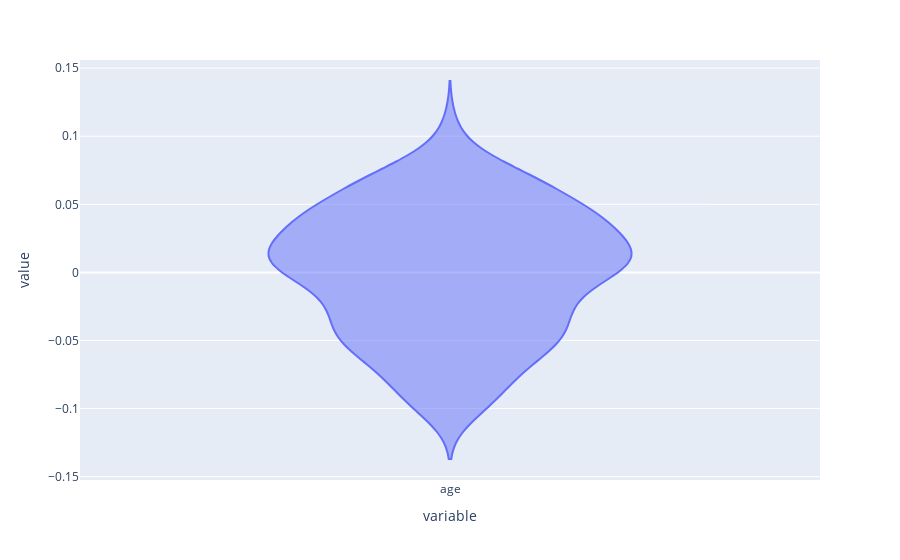

Notebook cell for this chart:
### Code cell
px.violin(diabetes_dataset["age"])

### Figure 1 — Plotly figure (JSON) as saved in the notebook; plotly's stock layout.template omitted (floating-point values rounded to 4 significant figures; data arrays with more than 128 entries replaced by an {"elided": "..."} marker saying what was removed)
{"data": [{"alignmentgroup": "True", "box": {"visible": false}, "hovertemplate": "variable=%{x}<br>value=%{y}<extra></extra>", "legendgroup": "", "marker": {"color": "#636efa"}, "name": "", "offsetgroup": "", "orientation": "v", "scalegroup": "True", "showlegend": false, "type": "violin", "x": {"elided": "442 str values"}, "x0": " ", "xaxis": "x", "y": {"elided": "442 float values"}, "y0": " ", "yaxis": "y"}], "layout": {"autosize": true, "legend": {"tracegroupgap": 0}, "margin": {"t": 60}, "violinmode": "group", "xaxis": {"anchor": "y", "autorange": true, "domain": [0, 1], "range": [-0.5, 0.5], "title": {"text": "variable"}, "type": "category"}, "yaxis": {"anchor": "x", "autorange": true, "domain": [0, 1], "range": [-0.1525, 0.156], "title": {"text": "value"}, "type": "linear"}}}
